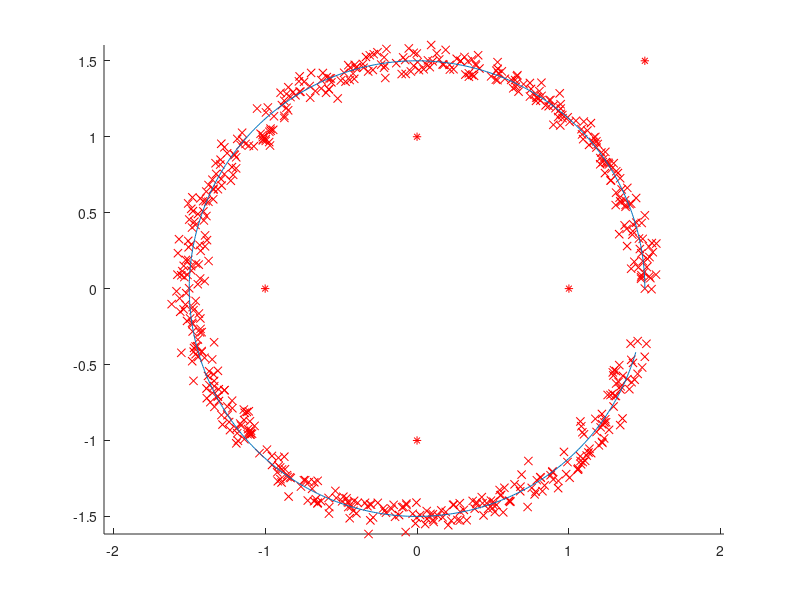
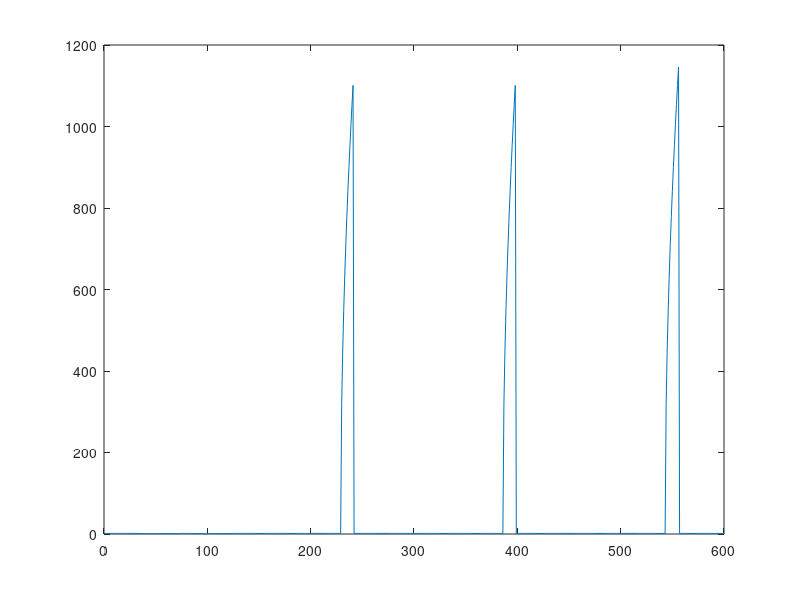

MATLAB code to generate these figures, in order:
function NavSim
% Target Positions
targets = [0 1; 1 0; 0 -1; -1 0; 1.5 1.5];

% Some constants
dt = 0.1;
range = 1;

% Actual position values
x(1) = 1.5;
y(1) = 0;
z(1) = 1;

% Kalman filter variables
myKF.X = [1.5 0 1 0 0]';    % State estimate
myKF.P = eye(5);            % Covariance estimate
myKF.A = [1 0 0 dt 0; 0 1 0 0 dt; 0 0 1 0 0; 0 0 0 0 0; 0 0 0 0 0];     % State evolution matrix
myKF.B = [0 0; 0 0; 0 0; 1 0; 0 1];         % Control evolution matrix
myKF.C = [1 0 0 0 0; 0 1 0 0 0; 0 0 1 0 0]; % Measurement matrix
myKF.Q = 50000*eye(5);
myKF.R = eye(3);

x_est2(1) = myKF.X(1);
y_est2(1) = myKF.X(2);
e_est(1) = sqrt(myKF.P(1,1)+myKF.P(2,2));

for i=2:600
    x(i) = 1.5*cos(i*dt*0.1);
    y(i) = 1.5*sin(i*dt*0.1);
    
    u = [x(i) - x(i-1); y(i) - y(i-1)]/dt;
    
    u(1) = normrnd(u(1),0.2);
    u(2) = normrnd(u(2),0.2);
    
    myKF = TimeUpdate(myKF,u);
    x_est = myKF.X(1);
    y_est = myKF.X(2);    
    
    for j=1:length(targets)
        d_x(j) = targets(j,1) - x(i);
        d_y(j) = targets(j,2) - y(i);
        d(j) = sqrt(d_x(j)^2 + d_y(j)^2);
        
        d_x2(j) = targets(j,1) - x_est;
        d_y2(j) = targets(j,2) - y_est;
        d2(j) = sqrt(d_x2(j)^2 + d_y2(j)^2);
    end
    d_x_local = d_x(d<range);
    d_y_local = d_y(d<range);
    
    for j=1:length(d_x_local)
        for k=1:length(d_x2)
            dd = sqrt((d_x_local(j) - d_x2(k))^2 + (d_y_local(j) - d_y2(k))^2);
            if (dd<0.2)
                z(1) = targets(k,1) - d_x_local(j);
                z(2) = targets(k,2) - d_y_local(j);
                z(3) = 1;
                z(1) = normrnd(z(1),0.05);
                z(2) = normrnd(z(2),0.05);
                z(3) = normrnd(z(3),0.05);
                myKF = MeasurementUpdate(myKF,z');
            end
        end
    end
    x_est2(i) = myKF.X(1);
    y_est2(i) = myKF.X(2);
    e_est(i) = sqrt(myKF.P(1,1)+myKF.P(2,2));
end

hold on;
plot(targets(:,1),targets(:,2),'r*')
plot(x_est2,y_est2,'rx');
plot(x,y)
axis equal

figure
plot(e_est);
hold off;
end

function kf_est = TimeUpdate(kf, u)
    kf_est = kf;
    kf_est.X = kf.A * kf.X + kf.B * u;
    kf_est.P = kf.A * kf.P * kf.A' + kf.Q;
end

function kf_m = MeasurementUpdate(kf, z)
    kf_m = kf;
    K = kf.P*kf.C'*(kf.C*kf.P*kf.C' + kf.R)^-1;
    kf_m.X = kf.X + K*(z - kf.C*kf.X);
    kf_m.P = (eye(5) - K*kf.C)*kf.P;
end